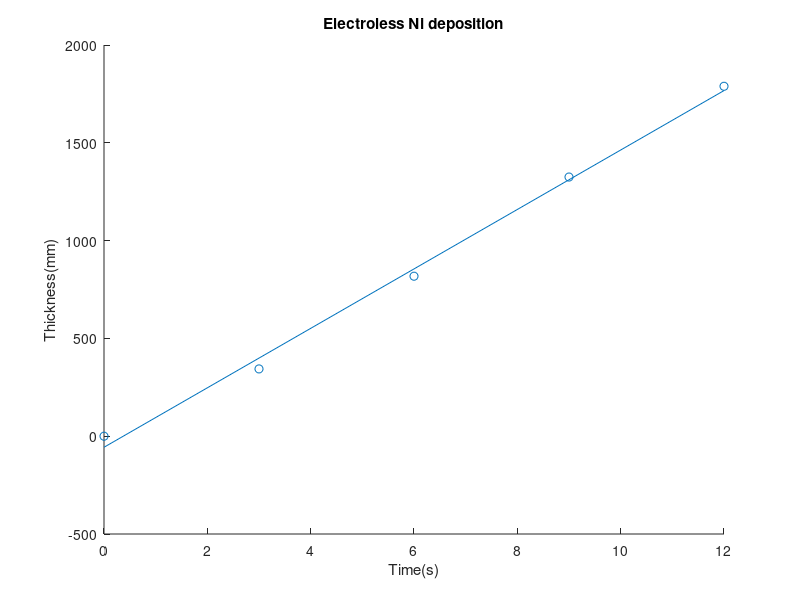

This chart was generated by the following MATLAB code:
t = [0;3;6;9;12];
th = [0;344;818;1325;1789];
scatter(t,th);
hold on;
f=polyfit(t,th,1)
plot(t,t*f(1)+f(2));
xlabel('Time(s)');
ylabel('Thickness(mm)');
title('Electroless Ni deposition');
x=(th-t*f(1)-f(2)).^2;
x=sum(x);
y=(th-mean(th)).^2;
y=sum(y);
r2=1-x/y